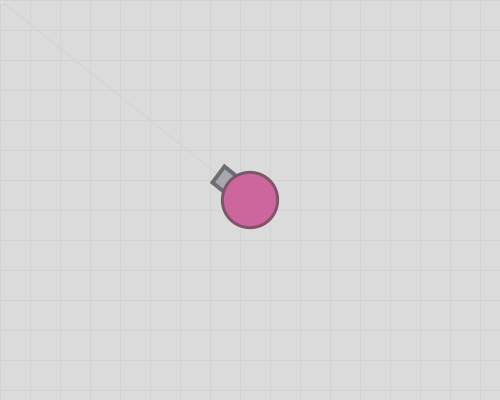
Frame 1 (no input)
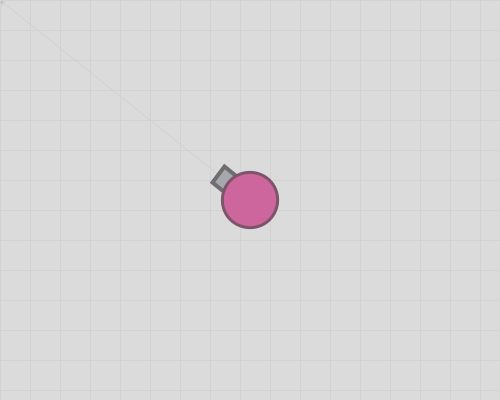
Frame 60 (the mouse pressed at the canvas centre just before this capture)
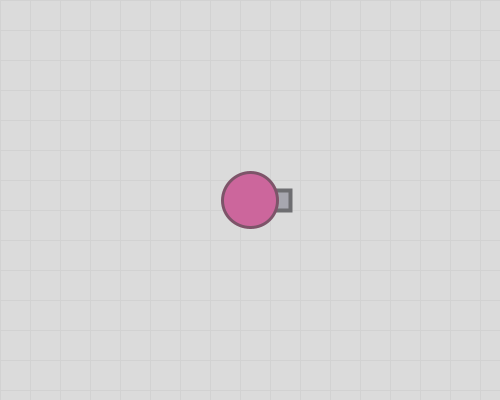
Frame 120 (the mouse held since frame 60 and released just before this capture)

The Processing sketch that drew these frames (run headless with seeded random() and noise(); from frame 60 on, the mouse is pressed at the canvas centre):

// Processing sketch: week07_06_arrar06_vx_vy_keyPressed_void_keyReleased_void_draw
// ── week07_06_arrar06_vx_vy_keyPressed_void_keyReleased_void_draw.pde
// week07_06_arrar06_vx_vy_keyPressed_void_keyReleased_void_draw

void setup() {
  size(500, 400);
}
void keyPressed()
{
  if(keyCode==RIGHT) vx =1; // x+=1;
  if(keyCode==LEFT) vx=-1; //x-=1;
  if(keyCode==UP) vy=-1; //y-=1;
  if(keyCode==DOWN) vy = 1; //y+=1;
}
void keyReleased()
{
  if(keyCode==LEFT || keyCode==RIGHT) vx = 0;
  if(keyCode==UP || keyCode==DOWN) vy =0;
}
float x= 250, y=200,vx= 0,vy=0;
void draw() {
  x +=vx;
  y += vy;
  background(219);//灰底
  stroke(210);//灰底的線
  translate(-x, -y);//讓全世界都反方向移動
  translate(width/2, height/2);//把0,0移畫面中心
  float mx = mouseX+x-width/2, my = mouseY+y-height/2;
  ellipse(mx, my, 8, 8);
  strokeWeight(1);
  for(int i=0; i<30; i++){
    line(0,i*30,500,i*30);
    line(i*30,0, i*30,500);
  }
  //background(215, 184, 200);//紅底
  //stroke(211,180,196);//紅底的線
  float dx =mx - x, dy = my-y;//改用 mx,my
  float a = atan2(dy, dx);//算出角度
  line(x, y, mx, my);//改用 mx,my
  myTank(x, y, a);
}
void myTank(float x, float y, float a) {
  translate(x, y);
  rotate(a);
  fill(167, 167, 175);
  stroke(110, 110, 113);
  strokeWeight(4);
  rect(20, -10, 20, 20); //砲管

  fill(204, 102, 156);
  stroke(125, 84, 105);
  strokeWeight(3);
  ellipse(0, 0, 55, 55);//圓形的身體
}
